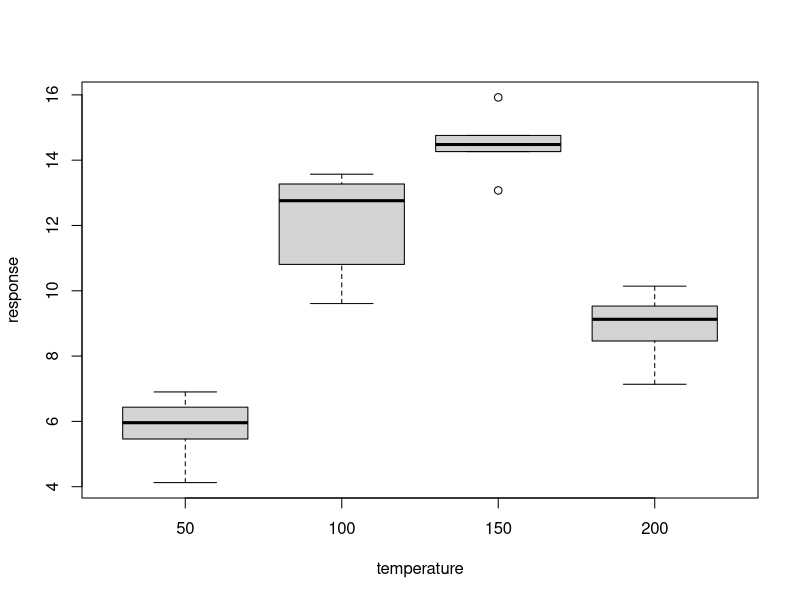
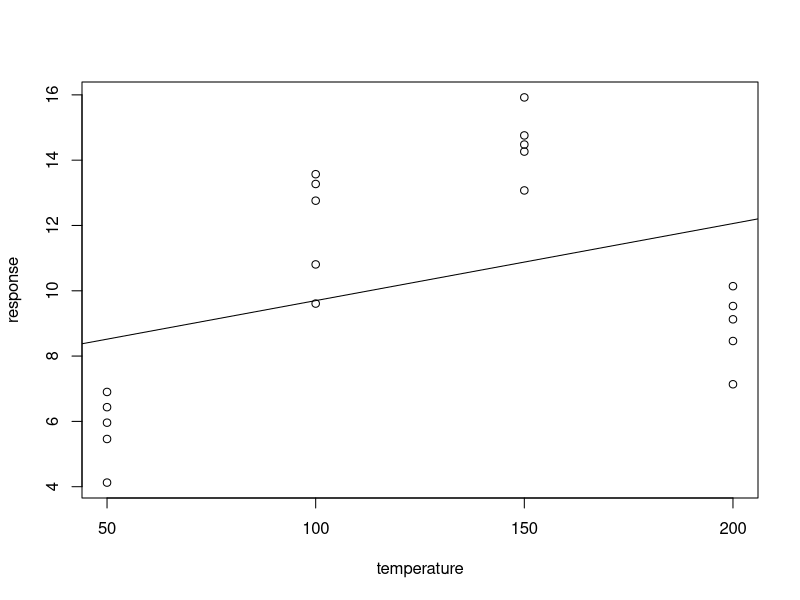

Here is the R script that generated these plots, in order:
#Q2

eus <- 1:20
treats <- c("A", "B", "C", "D", "E")
treats <- rep(treats, each = 4)

rndm <- sample(treats)
frame <- data.frame(eus, rndm)
frame


#Q3
treats <- c("A", "B", "C", "D", "E")
b1 <- sample(treats)
b2 <- sample(treats)
b3 <- sample(treats)
b4 <- sample(treats)
design <- rbind(b1, b2, b3, b4) # combine rows or columns
design


#Q4
music <- c("M1", "M2")
loud <- c("L1", "L2")
# merge strings - c <- merge(a,b)
# matrix multiplication only works for complex values
treats <- c(outer(music,loud,FUN=paste,sep="")) # This is another way that does not result in wacky shit. Can rep with this

# (a)
treats <- rep(treats, each = 4)
eus <- 1:16
ans <- data.frame(eus, sample(treats))

# (b)
males = sample(rep(treats, each = 2))
females = sample(rep(treats, each = 2))
design <- rbind(males, females)
design


#Q5 TODO

#Q6
ob1 <- rnorm(5, mean = 5, sd = 2)
ob2 <- rnorm(5, mean = 10, sd = 2)
ob3 <- rnorm(5, mean = 15, sd = 2)
ob4 <- rnorm(5, mean = 10, sd = 2)

# the above code generates data/observations/response values
# for the 4 treatment groups, 5 values for each group
# note all of the observations come from a normal distribution
# with the same standard deviation
# only the group means differ

# -- to keep these data (or any data) in a spreadsheet or a data file
# we need a column for each variable

response <- c(ob1, ob2, ob3, ob4) # response
treat <- rep(c(50, 100, 150, 200), each = 5) # treatment factor

boxplot(response ~ treat, xlab = "temperature", ylab = "response")
plot(response ~ treat, xlab = "temperature", ylab = "response")

# CONTINUOUS
m1 <- lm(response ~ treat)
summary(m1)
abline(m1)

# CATEGORICAL
temp <- as.factor(treat)
m2 <- lm(response ~ temp)
summary(m2)
